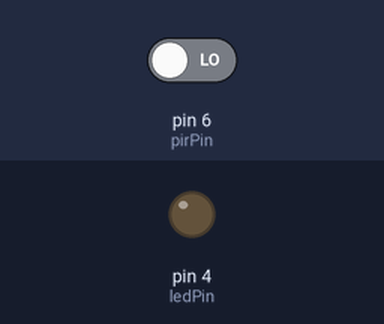
A sketch run on a simulated Arduino Mega 2560, built with avr-gcc and run on an emulated ATmega2560. Shown: output pins drawn as LEDs (lit = HIGH). The test bench sets the inputs (shaded band); at power-on: pin 6 (pirPin) LOW. WiFi joins after 1.5 s; servers stay silent unless stated.

Above: at 4.8 s.
4.9 s: pin 6 (pirPin) driven HIGH
At 6.3 s:
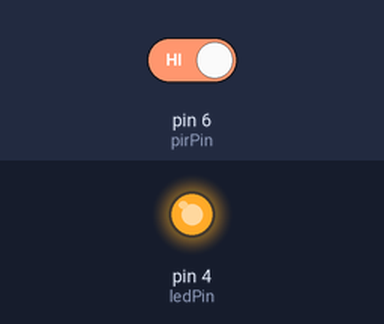
7.1 s: pin 6 (pirPin) driven LOW
At 7.6 s:
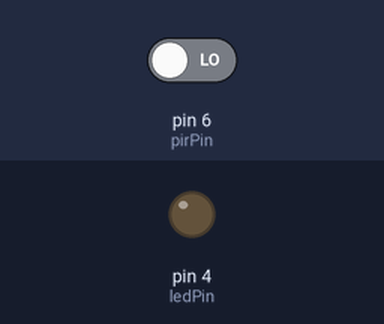
Timing chart, 0 to 10.1 s (numbered marks = the images above; inputs shaded):
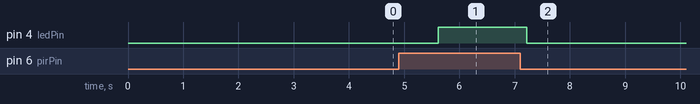

The sketch:

KELOMPOK.ino
```cpp
// (licence header left out)
/* Comment this out to disable prints and save space */
#define BLYNK_PRINT DebugSerial


// You could use a spare Hardware Serial on boards that have it (like Mega)
#include <SoftwareSerial.h>
SoftwareSerial DebugSerial(2, 3); // RX, TX

#include <BlynkSimpleStream.h>

// You should get Auth Token in the Blynk App.
// Go to the Project Settings (nut icon).
char auth[] = "Wu_YvsCoN2xb4jjkKRsONiQY6tD_rjt7";
#define ledPin 4
#define pirPin 6 // Input for HC-S501
int pirValue; // Place to store read PIR Value
int motionDetected = 0;

void setup()
{
  // Debug console
  DebugSerial.begin(9600);

  // Blynk will work through Serial
  // Do not read or write this serial manually in your sketch
  Serial.begin(9600);
  delay(10);
  Blynk.begin(Serial, auth);
  pinMode(ledPin, OUTPUT);
  pinMode(pirPin, INPUT);
  digitalWrite(ledPin, LOW);
  Blynk.begin(Serial, auth);
}

void loop()
{
  Blynk.run();
  int pirValue = digitalRead (pirPin);
  if (pirValue==HIGH){
    digitalWrite(ledPin, HIGH);
    Blynk.notify("motion detected");
    delay(200);
  }
  if (pirValue==LOW){
     digitalWrite(ledPin, LOW);
    //Blynk.notify("motion detected");
    delay(1000);
  }
}
```

Measured:
- after the input at 4.9 s, pin 4 (ledPin): LOW → HIGH after 0.72 s
- after the input at 7.1 s, pin 4 (ledPin): HIGH → LOW after 0.12 s
